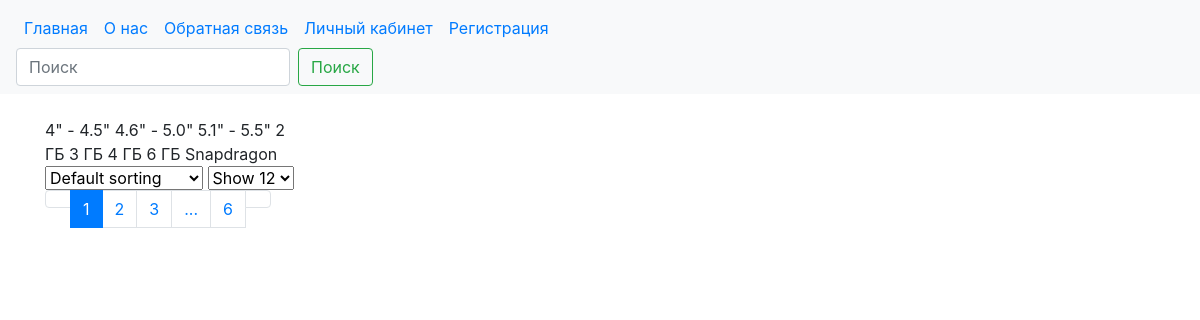
Page /category/1 on the committed database.
### market/models.py (models this page shows, shortened)
class FilterDetail(models.Model):
    name = models.CharField(max_length=30)
    filter = models.ForeignKey('FilterName', on_delete=models.CASCADE)

### market/views.py (the view, shortened to what this page needs)
# urls.py: path('category/<str:category>', views.products),
def products(request, category):
    all_items = Item.objects.filter(category__in=Category.objects.filter(folder=category))
    all_images = Image.objects.all()
    filters = FilterDetail.objects.all()
    filterName = FilterName.objects.filter(category__in=Category.objects.filter(folder=category))
    discounts = DiscountItem.objects.all()
    for ite in all_items:
        ite.bonus = 10
    context = {
        'all_items': all_items,
        'all_images': all_images,
        'filterNames': filterName,
        'filters': filters,
        'discounts': discounts,
    }
    return render(request, 'market/products.html', context)

### templates/market/products.html (shortened to what this page needs)
{% extends 'market/base.html' %}
{% block content %}
<div class="container">
      <div class="row">
           <div class="product_top_bar col-3">
                {% for filter in filters %}
                    {{ filter.name }}
                {% endfor %}
                <div class="left_dorp">
                    <select class="sorting">
                        <option value="1">Default sorting</option>
                    </select>
                    <select class="show">
                        <option value="1">Show 12</option>
                    </select>
                </div>
                <div class="right_page ml-auto">
                    <nav class="cat_page" aria-label="Page navigation example">
                        <ul class="pagination">
                            <li class="page-item"><a class="page-link" href="#"></a></li>
                            <li class="page-item active"><a class="page-link" href="#">1</a></li>
                            <li class="page-item"><a class="page-link" href="#">2</a></li>
                            <li class="page-item"><a class="page-link" href="#">3</a></li>
                            <li class="page-item blank"><a class="page-link" href="#">...</a></li>
                            <li class="page-item"><a class="page-link" href="#">6</a></li>
                            <li class="page-item"><a class="page-link" href="#"></a></li>
                        </ul>
                    </nav>
                </div>
            </div>
          <div class="row col-sm-12 col-md-9">
        </div>
    </div>
</div>
{% endblock %}

### rows in the picture
FilterDetail: name "4\" - 4.5\""
FilterDetail: name "4.6\" - 5.0\""
FilterDetail: name "5.1\" - 5.5\""
FilterDetail: name "2 ГБ"
FilterDetail: name "3 ГБ"
FilterDetail: name "4 ГБ"
FilterDetail: name "6 ГБ"
FilterDetail: name "Snapdragon"
